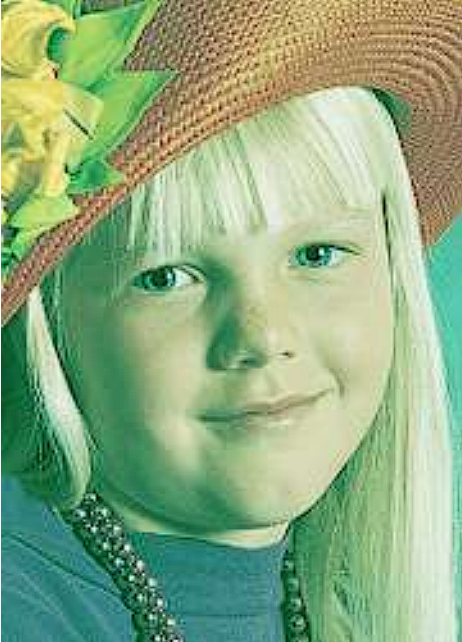
#> input picture source/ex.png, 462 x 642 px
$ python Lab01_Filtering.py
#> lines starting #> are read from the running program, lines starting #| are printed output that depends on the picture
import cv2
import numpy as np
import math
import matplotlib.pyplot as plt
#Làm trơn ảnh dựa trên miền không gian

img = cv2.imread('ex.png', cv2.IMREAD_COLOR)
#> img is the input picture: shape (642, 462, 3); mean B, G, R 129.1, 171.7, 141.4
img = cv2.cvtColor(img, cv2.COLOR_BGR2RGB)
#1 Toán tử trung bình(average filter)


def average_filter(image, kernel_size):
    # Lấy kích thước ảnh
#> called with kernel_size = 3
    height, width, channels = image.shape
#> height = 642; width = 462; channels = 3

    # Khởi tạo ảnh mới
    blurred_image = np.zeros_like(image, dtype=np.float32)

    # Tạo kernel 3x3 với giá trị trung bình
    kernel_height, kernel_width = kernel_size, kernel_size
    kernel = np.ones((kernel_height, kernel_width), np.float32) / (kernel_height * kernel_width)

    # Áp dụng tích chập để làm trơn ảnh
    for i in range(1, height - 1):
        for j in range(1, width - 1):
            region = image[i - 1:i + 2, j - 1:j + 2]
            # Tích chập giá trị trung bình vào pixel tại vị trí (i, j) sử dụng kernel
            blurred_image[i, j] = np.sum(region * kernel, axis=(0, 1)).astype(np.uint8)
    # Chuẩn hóa ảnh trơn về kiểu uint8 để hiển thị
    blurred_image = np.uint8(blurred_image)
    return blurred_image

# img_dst = average_blur_temp(img, 3)
# plt.imshow(img_dst)
# plt.title("Average Filter")
# plt.show()
# cv2.waitKey(0)


#2 Toán tử trung vị (Median) 3x3

# def median_filter1(image, kernel_size):
#     height, width, channels = image.shape
#     kernel_height, kernel_width = kernel_size, kernel_size
#     result_image = np.zeros_like(image, dtype=np.uint8)

#     for c in range(channels):
#         for i in range(1, height - 1):
#             for j in range(1, width - 1):
#                 # Lấy phần ảnh tương ứng với kernel
#                 neighbors = [image[i - 1, j - 1, c],
#                              image[i - 1, j, c],
#                              image[i - 1, j + 1, c],
#                              image[i, j - 1, c],
#                              image[i, j, c],
#                              image[i, j + 1, c],
#                              image[i + 1, j - 1, c],
#                              image[i + 1, j, c],
#                              image[i + 1, j + 1, c]]

#                 # Lấy giá trị trung vị
#                 #result_image[i, j, c] = np.median(neighbors).astype(np.uint8)
#                 sorted_array = np.sort(neighbors)
#                 median_value = sorted_array[len(sorted_array) // 2]
#                 result_image[i, j, c] = median_value
#     return result_image


#2 Toán tử trung vị (Median)
def median_filter(image, kernel_size):
#> called with kernel_size = 5
    height, width, channels = image.shape
#> height = 642; width = 462; channels = 3
    kernel_height = kernel_width = kernel_size
    result_image = np.zeros_like(image, dtype=np.uint8)

    for c in range(channels):
        for i in range(kernel_height // 2, height - kernel_height // 2):
            for j in range(kernel_width // 2, width - kernel_width // 2):
                # Lấy phần ảnh tương ứng với kernel
                neighbors = []
                for m in range(-kernel_height // 2, kernel_height // 2 + 1):
                    for n in range(-kernel_width // 2, kernel_width // 2 + 1):
                        neighbors.append(image[i + m, j + n, c])

                # Lấy giá trị trung vị
                 #result_image[i, j, c] = np.median(neighbors).astype(np.uint8)
                sorted_array = np.sort(neighbors)
                median_value = sorted_array[len(sorted_array) // 2]
                result_image[i, j, c] = median_value
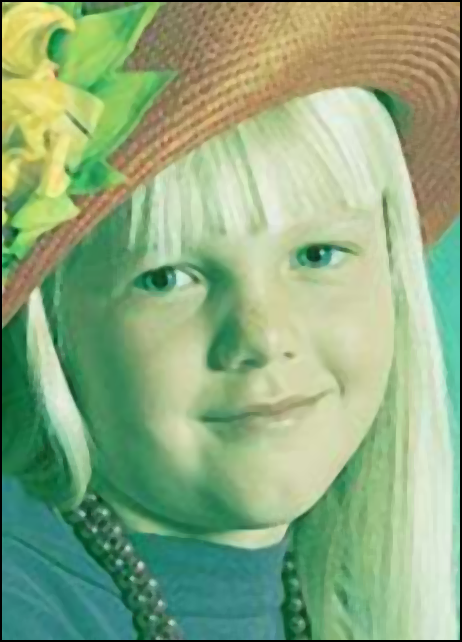
#> result_image: shape (642, 462, 3); mean R, G, B 140.2, 170, 127.8

    return result_image


#3 Toán tử Gaussian

#Tạo kernel Gaussian.
def gaussian_kernel(size, sigma=1.0):

#> called with size = 5, sigma = 1
    kernel = np.zeros((size, size))
    center = size // 2

    for i in range(size):
        for j in range(size):
            x, y = i - center, j - center
            kernel[i, j] = (1 / (2 * np.pi * sigma**2)) * np.exp(-(x**2 + y**2) / (2 * sigma**2))

    return kernel / np.sum(kernel)

#Hàm tích chập 2D
def convolve2D(image, kernel):

    image_height, image_width, channels = image.shape
#> image_height = 642; image_width = 462; channels = 3
    kernel_height, kernel_width = kernel.shape
    output = np.zeros_like(image)

    # Lật kernel để chuẩn bị cho phép tích chập
    kernel = np.flipud(np.fliplr(kernel))

    # Padding ảnh với zeros
    padded_image = np.pad(image, ((kernel_height//2, kernel_height//2), (kernel_width//2, kernel_width//2), (0, 0)), mode='constant')
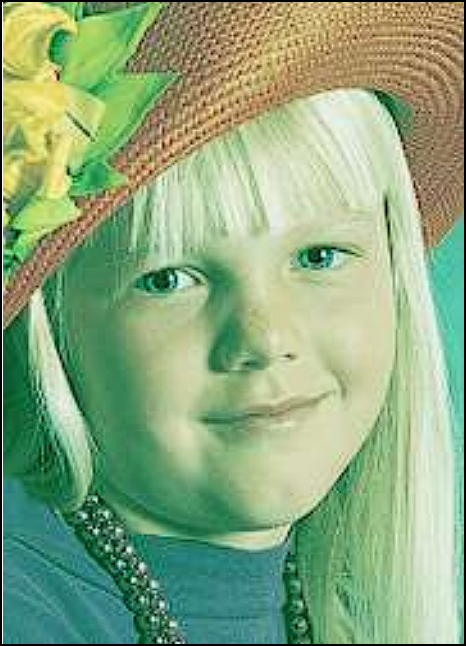
#> padded_image: shape (646, 466, 3); mean R, G, B 139.3, 169.2, 127.2

    # Thực hiện phép tích chập
    for i in range(image_height):
        for j in range(image_width):
            for c in range(channels):
                output[i, j, c] = np.sum(padded_image[i:i+kernel_height, j:j+kernel_width, c] * kernel)

    return output

def gaussian_filter(image, kernel_size, sigma):
    # Tạo kernel Gaussian
    kernel = gaussian_kernel(kernel_size, sigma)

    # Áp dụng phép tích chập cho từng kênh màu
    blurred_image = convolve2D(image, kernel)

    return blurred_image

img_dst = average_filter(img, kernel_size = 3)
img_dst2 = median_filter(img, kernel_size = 5)
img_dst3 = gaussian_filter(img, kernel_size = 5, sigma = 1.0)


plt.subplot(1, 4, 1)
plt.imshow(img, cmap='gray')
plt.title('Ảnh nguồn')

plt.subplot(1, 4, 2)
plt.imshow(img_dst, cmap='gray')
plt.title("Average Filter")

plt.subplot(1, 4, 3)
plt.imshow(img_dst2, cmap='gray')
plt.title("Median Filter")

plt.subplot(1, 4, 4)
plt.imshow(img_dst3, cmap='gray')
plt.title("Gaussian Filter")

plt.suptitle('Figure 1: Làm trơn ảnh dùng giải thuật theo lý thuyết')

plt.show()
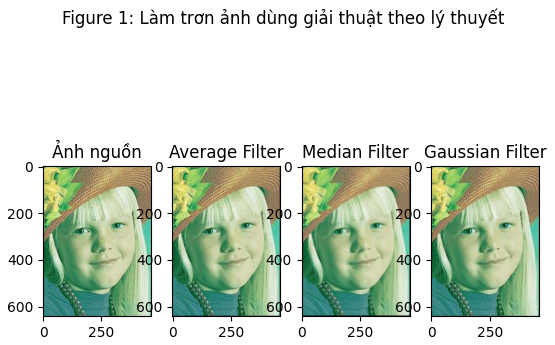
#> figure drawn by matplotlib, 4 panels


#Làm trơn ảnh dùng hàm trong OpenCV
# Mean blur
meanBlur = cv2.blur(img,(3,3))
# Median Blur
median_blur = cv2.medianBlur(img,5)
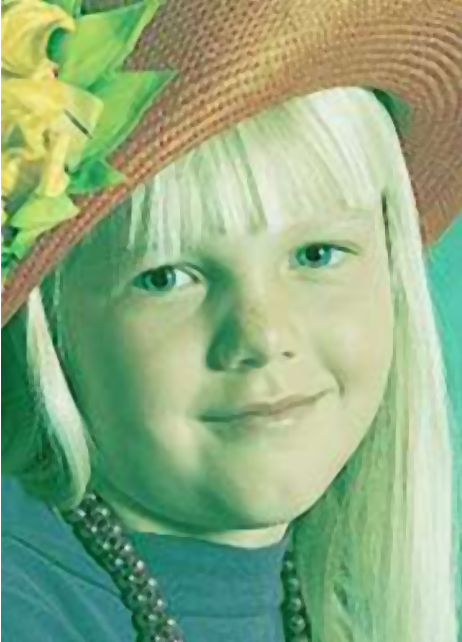
#> median_blur: shape (642, 462, 3); mean R, G, B 141.7, 172, 129.4
# Guassian Blur
guassian_blur = cv2.GaussianBlur(img,(5,5), 0, 0)
plt.subplot(1, 4, 1)
plt.imshow(img, cmap='gray')
plt.title('Ảnh nguồn')

plt.subplot(1, 4, 2)
plt.imshow(meanBlur, cmap='gray')
plt.title('Average Blur')

plt.subplot(1, 4, 3)
plt.imshow(median_blur, cmap='gray')
plt.title('Median Blur')

plt.subplot(1, 4, 4)
plt.imshow(guassian_blur, cmap='gray')
plt.title('Guassian Blur')

plt.suptitle('Figure 2: Làm trơn ảnh dùng hàm trong OpenCV')

plt.show()
